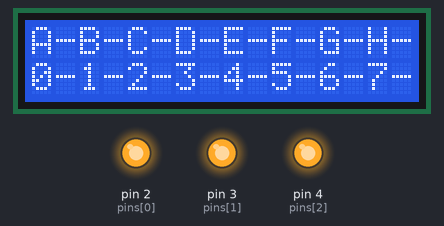
A sketch run on a simulated Arduino Uno, built with avr-gcc and run on an emulated ATmega328P. On the bench: 16×2 character LCD, output pins drawn as LEDs (lit = HIGH).

Above: at 3.1 s.
At 3.6 s:
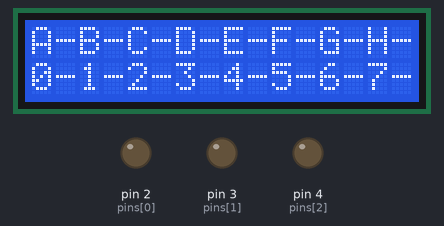
Timing chart, 0 to 9.1 s (numbered marks = the images above):
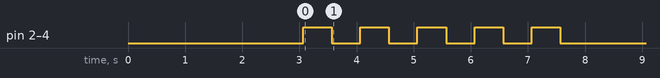

The sketch:

test.ino
```cpp
// Test Code - Used to check if all components are working
// It will blink all leds set in the pins array first
// Then it will write in all possible spaces of the LCD 16x2 screen
// Finally it will enable the buttons so the user can press then and have a led blink feedback
// It is useful to check if all wires are correctly connected in your board

#include <LiquidCrystal.h>

bool start = true;
LiquidCrystal lcd(8, 9, 10, 11, 12, 13);
byte pins[] = { 2, 3, 4 };

void setup() {
  lcd.begin(16, 2);
  Serial.begin(9600);
  delay(3000);
  lcd.setCursor(0, 0);
  lcd.print("A-B-C-D-E-F-G-H-");
  lcd.setCursor(0, 1);
  lcd.print("0-1-2-3-4-5-6-7-");
}

void setPinDirection(byte dir) {
  for (byte i = 0; i < sizeof(pins); i++) {
    pinMode(pins[i], dir);
  }
}

// Flashes all the LEDs together. "freq" is the blink speed, the higher the slower
void flash(short freq) {
  setPinDirection(OUTPUT); // Activate the LEDS
  for (int i = 0; i < 5; i++) {
    for (byte i = 0; i < sizeof(pins); i++) {
        digitalWrite(pins[i], HIGH);
    }
    delay(freq);
    for (byte i = 0; i < sizeof(pins); i++) {
        digitalWrite(pins[i], LOW);
    }
    delay(freq);
  }
}

void loop() {
    if (start) {
      start = false;
      flash(500);
    }
    setPinDirection(INPUT); // Activate the Buttons
}
```

Measured:
- by itself, pin 2 (pins[0]), pin 3 (pins[1]), pin 4 (pins[2]): alternates HIGH for 0.50 s and LOW for 0.50 s, 10 changes in all, then stays LOW
